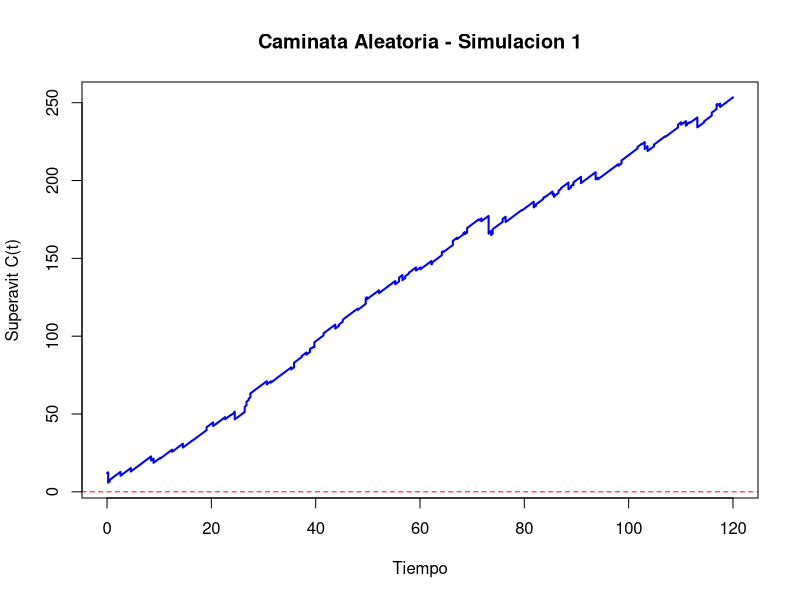
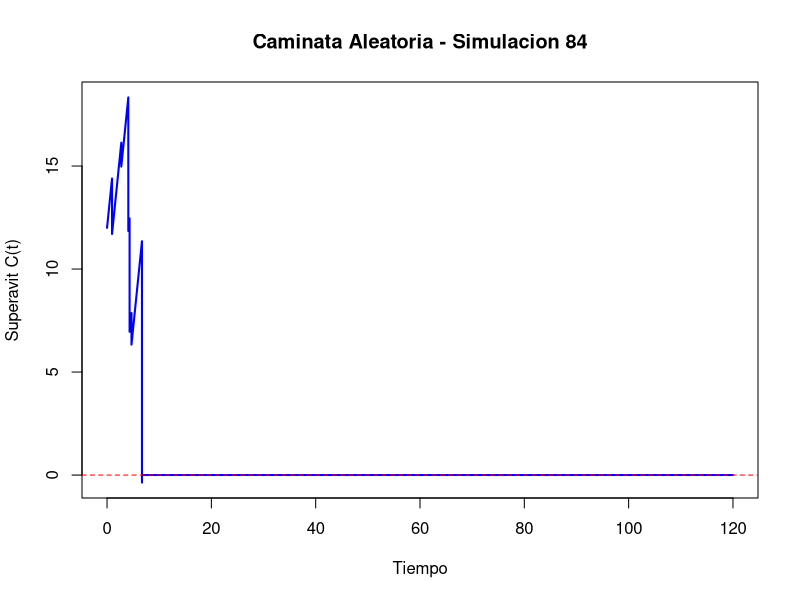

Write R code to recreate these figures, in order. (Note: a time limit stopped this script after it produced the figures.)
set.seed(89)  # para reproducibilidad

### MODELO ###

# PARTE II: Explorar diferentes procesos de frecuencia
# Gamma (Proceso de Renovacion)

## Parametros generales del modelo
u <- 12 # capital inicial
c <- 2.5 # tasa de ingreso de primas por unidad de tiempo
Tmax <- 120 # tiempo total a simular
nsim <- 10000 # Numero de simulaciones para Monte Carlo

## Parametros de frecuencia
# Parametros de la distribucion de arribos de siniestros (Gamma)
alpha <- 2
sigma <- 0.835
# Parametros de la distribucion de arribos de inyecciones (Exponencial)
lambda <- 0.3

## Parametros de tamano
# Parametros de la distribucion de tamanos de siniestros (Exponencial)
lambda_2 <- 0.5
# Parametros de la distribucion de tamanos de inyecciones (Gamma)
alpha_2 <- 2
sigma_2 <- 0.6

### Monte Carlo ###

## Condiciones iniciales
contador_ruinas <- 0 # Contador de ruinas
contador_no_ruinas <- 0 # Contador de no-ruinas
tiempos_ruina <- numeric() # Tiempos de ruinas
utilidades <- numeric(nsim) # Utilidades
graficado_ruina <- FALSE
graficado_no_ruina <- FALSE

## Simulaciones
for (i in 1:nsim) {
  
  ## Tiempos de arribo de los siniestros
  arribos_brutos_sin <- cumsum(rgamma(n = Tmax * 2 / (alpha * sigma), 
                                      shape = alpha, scale = sigma))
  if (tail(arribos_brutos_sin, 1) < Tmax) {
    warning("No se generaron suficientes eventos para cubrir hasta Tmax. Aumentar n.")
  }
  arribos_sin <- arribos_brutos_sin[arribos_brutos_sin <= Tmax]
  n_sin <- length(arribos_sin)
  
  ## Tiempos de arribo de las inyecciones
  arribos_brutos_iny <- cumsum(rexp(n = Tmax * lambda * 2, rate = lambda))
  if (tail(arribos_brutos_iny, 1) < Tmax) {
    warning("No se generaron suficientes eventos para cubrir hasta Tmax. Aumentar n.")
  }
  arribos_iny <- arribos_brutos_iny[arribos_brutos_iny <= Tmax]
  n_iny <- length(arribos_iny)
  
  ## Tamanos de los siniestros
  siniestros <- rexp(n_sin, rate = lambda_2)
  
  ## Tamanos de las inyecciones
  inyecciones <- rgamma(n_iny, shape = alpha_2, scale = sigma_2)
  
  ### PROCESO DE SUPERAVIT ###
  
  ## Malla temporal
  malla_temp <- seq(0, Tmax, by = 0.001)
  Ct <- numeric(length(malla_temp))
  sin_index <- 1
  acumulados_sin <- 0
  iny_index <- 1
  acumulados_iny <- 0
  ruina_ocurrida <- FALSE
  tiempo_ruina <- NA
  
  for (j in seq_along(malla_temp)) {
    t <- malla_temp[j]
    
    ## Suma siniestros que ya ocurrieron hasta t
    while (sin_index <= n_sin && arribos_sin[sin_index] <= t) {
      acumulados_sin <- acumulados_sin + siniestros[sin_index]
      sin_index <- sin_index + 1
    }
    
    ## Suma inyecciones que ya ocurrieron hasta t
    while (iny_index <= n_iny && arribos_iny[iny_index] <= t) {
      acumulados_iny <- acumulados_iny + inyecciones[iny_index]
      iny_index <- iny_index + 1
    }
    
    ## Calculamos el superavit
    Ct[j] <- u + c * t - acumulados_sin + acumulados_iny
    
    ## Verificamos si hubo ruina
    if (!ruina_ocurrida && Ct[j] < 0) {
      ruina_ocurrida <- TRUE
      tiempo_ruina <- t
      break  # podemos salir del bucle si ya hay ruina
    }
  }
  
  ## Calculamos las utilidades (si hubo)
  t_final <- if (ruina_ocurrida) tiempo_ruina else Tmax # Tiempo final efectivo
  prima_total <- c * t_final # Prima acumulada hasta ese momento
  utilidades[i] <- prima_total - acumulados_sin # Utilidad (no incluye inyecciones, solo primas - siniestros)
  
  ## Almacenamos los datos de ruina (si hubo) o no-ruina
  if (ruina_ocurrida) {
    contador_ruinas <- contador_ruinas + 1
    tiempos_ruina <- c(tiempos_ruina, tiempo_ruina)
  }
  if (!ruina_ocurrida) {
    contador_no_ruinas <- contador_no_ruinas + 1
  }
  
  ## Graficamos la primera no-ruina
  if (!ruina_ocurrida && !graficado_no_ruina) {
    plot(malla_temp, Ct, type = "l", lwd = 2, col = "blue",
         xlab = "Tiempo", ylab = "Superavit C(t)",
         main = paste0("Caminata Aleatoria - Simulacion ", i))
    abline(h = 0, col = "red", lty = 2)
    graficado_no_ruina <- TRUE
  }
  
  ## Graficamos la primera ruina
  if (ruina_ocurrida && !graficado_ruina) {
    plot(malla_temp, Ct, type = "l", lwd = 2, col = "blue",
         xlab = "Tiempo", ylab = "Superavit C(t)",
         main = paste0("Caminata Aleatoria - Simulacion ", i))
    abline(h = 0, col = "red", lty = 2)
    graficado_ruina <- TRUE
  }
}

### Resultados ###

## Calculamos los resultados de las simulaciones Monte Carlo
prob_ruina <- contador_ruinas / nsim
tiempo_prom_ruina <- ifelse(length(tiempos_ruina) > 0, mean(tiempos_ruina), NA)

## Calculamos el Intervalo de confianza
z <- 1.96  # valor z para 95%
se <- sqrt(prob_ruina * (1 - prob_ruina) / nsim)  # error estandar
ic_inf <- prob_ruina - z * se
ic_sup <- prob_ruina + z * se
# Nota: 90% z = 1.645, 95% z = 1.96, 99% z = 2.576

### Resumen ###

## Cuadro Resumen
cat("Probabilidad estimada de ruina:", round(prob_ruina, 4), "\n")
cat("Intervalo de confianza al 95%: [", round(ic_inf, 4), ",", round(ic_sup, 4), "]\n")
cat("Tiempo promedio hasta la ruina (condicionado):", round(tiempo_prom_ruina, 4), "\n")
cat("Utilidad promedio:", round(mean(utilidades), 4), "\n")

## Graficas Resumen
if (length(tiempos_ruina) > 0) {
  hist(tiempos_ruina, breaks = 50, col = "lightblue",
       main = "Distribucion de los tiempos de ruina",
       xlab = "Tiempo de ruina", ylab = "Frecuencia")
}

hist(utilidades, breaks = 50, col = "lightgreen",
     main = "Distribucion de la utilidad (prima - siniestros)",
     xlab = "Utilidad", ylab = "Frecuencia")
